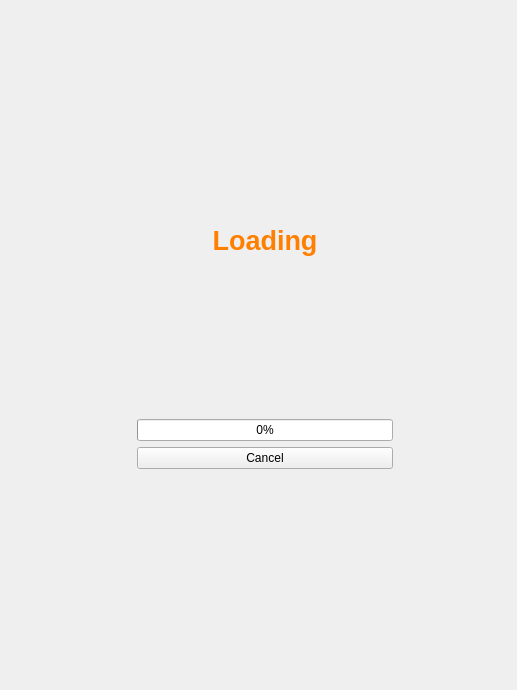
<?xml version="1.0" encoding="UTF-8"?>
<ui version="4.0">
 <class>Form</class>
 <widget class="QWidget" name="Form">
  <property name="geometry">
   <rect>
    <x>0</x>
    <y>0</y>
    <width>517</width>
    <height>690</height>
   </rect>
  </property>
  <property name="windowTitle">
   <string>Form</string>
  </property>
  <layout class="QGridLayout" name="gridLayout_2">
   <item row="2" column="2">
    <widget class="QProgressBar" name="ui_progress_bar">
     <property name="value">
      <number>0</number>
     </property>
     <property name="alignment">
      <set>Qt::AlignCenter</set>
     </property>
    </widget>
   </item>
   <item row="1" column="2">
    <widget class="QTextEdit" name="ui_loading_text">
     <property name="sizePolicy">
      <sizepolicy hsizetype="Preferred" vsizetype="Preferred">
       <horstretch>0</horstretch>
       <verstretch>0</verstretch>
      </sizepolicy>
     </property>
     <property name="focusPolicy">
      <enum>Qt::NoFocus</enum>
     </property>
     <property name="styleSheet">
      <string notr="true">background-color: rgba(0, 0, 0, 0);
color: rgba(255, 128, 0, 255);</string>
     </property>
     <property name="frameShape">
      <enum>QFrame::NoFrame</enum>
     </property>
     <property name="undoRedoEnabled">
      <bool>false</bool>
     </property>
     <property name="readOnly">
      <bool>true</bool>
     </property>
     <property name="html">
      <string>&lt;!DOCTYPE HTML PUBLIC &quot;-//W3C//DTD HTML 4.0//EN&quot; &quot;http://www.w3.org/TR/REC-html40/strict.dtd&quot;&gt;
&lt;html&gt;&lt;head&gt;&lt;meta name=&quot;qrichtext&quot; content=&quot;1&quot; /&gt;&lt;style type=&quot;text/css&quot;&gt;
p, li { white-space: pre-wrap; }
&lt;/style&gt;&lt;/head&gt;&lt;body style=&quot; font-family:'MS Shell Dlg 2'; font-size:8.25pt; font-weight:400; font-style:normal;&quot;&gt;
&lt;p align=&quot;center&quot; style=&quot; margin-top:0px; margin-bottom:0px; margin-left:0px; margin-right:0px; -qt-block-indent:0; text-indent:0px;&quot;&gt;&lt;span style=&quot; font-family:'Arial'; font-size:20pt; font-weight:600;&quot;&gt;Loading&lt;/span&gt;&lt;/p&gt;&lt;/body&gt;&lt;/html&gt;</string>
     </property>
     <property name="acceptRichText">
      <bool>false</bool>
     </property>
     <property name="textInteractionFlags">
      <set>Qt::NoTextInteraction</set>
     </property>
    </widget>
   </item>
   <item row="1" column="5">
    <spacer name="horizontalSpacer">
     <property name="orientation">
      <enum>Qt::Horizontal</enum>
     </property>
     <property name="sizeHint" stdset="0">
      <size>
       <width>40</width>
       <height>20</height>
      </size>
     </property>
    </spacer>
   </item>
   <item row="0" column="2">
    <spacer name="verticalSpacer_2">
     <property name="orientation">
      <enum>Qt::Vertical</enum>
     </property>
     <property name="sizeType">
      <enum>QSizePolicy::Expanding</enum>
     </property>
     <property name="sizeHint" stdset="0">
      <size>
       <width>20</width>
       <height>40</height>
      </size>
     </property>
    </spacer>
   </item>
   <item row="3" column="2">
    <widget class="QPushButton" name="ui_cancel">
     <property name="text">
      <string>Cancel</string>
     </property>
    </widget>
   </item>
   <item row="5" column="2">
    <spacer name="verticalSpacer">
     <property name="orientation">
      <enum>Qt::Vertical</enum>
     </property>
     <property name="sizeHint" stdset="0">
      <size>
       <width>20</width>
       <height>40</height>
      </size>
     </property>
    </spacer>
   </item>
   <item row="1" column="1">
    <spacer name="horizontalSpacer_2">
     <property name="orientation">
      <enum>Qt::Horizontal</enum>
     </property>
     <property name="sizeHint" stdset="0">
      <size>
       <width>40</width>
       <height>20</height>
      </size>
     </property>
    </spacer>
   </item>
   <item row="1" column="0">
    <widget class="AOImage" name="ui_loading_background">
     <property name="sizePolicy">
      <sizepolicy hsizetype="Maximum" vsizetype="Maximum">
       <horstretch>0</horstretch>
       <verstretch>0</verstretch>
      </sizepolicy>
     </property>
     <property name="text">
      <string/>
     </property>
    </widget>
   </item>
  </layout>
 </widget>
 <customwidgets>
  <customwidget>
   <class>AOImage</class>
   <extends>QLabel</extends>
   <header location="global">aoimage.h</header>
  </customwidget>
 </customwidgets>
 <resources/>
 <connections/>
</ui>
